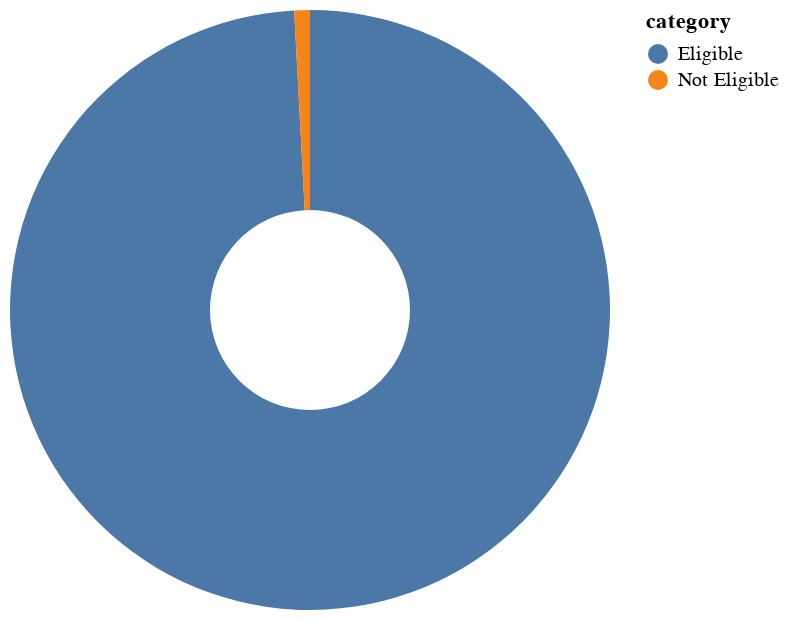

The notebook cell this image was saved under:
### Code cell
source = pd.DataFrame({
    "category": ['Eligible', 'Not Eligible'],
    "value": [99.16, 0.84]
})

alt.Chart(source).mark_arc(innerRadius=50).encode(
    theta="value",
    color="category:N",
)

### Figure 1 — Vega-Lite specification as saved in the notebook (floating-point values rounded to 4 significant figures)
{"config": {"view": {"continuousWidth": 300, "continuousHeight": 300}}, "data": {"name": "data-32072062f051c1769e2af9a2031ce452"}, "mark": {"type": "arc", "innerRadius": 50}, "encoding": {"color": {"field": "category", "type": "nominal"}, "theta": {"field": "value", "type": "quantitative"}}, "$schema": "https://vega.github.io/schema/vega-lite/v5.17.0.json", "datasets": {"data-32072062f051c1769e2af9a2031ce452": [{"category": "Eligible", "value": 99.16}, {"category": "Not Eligible", "value": 0.84}]}}
